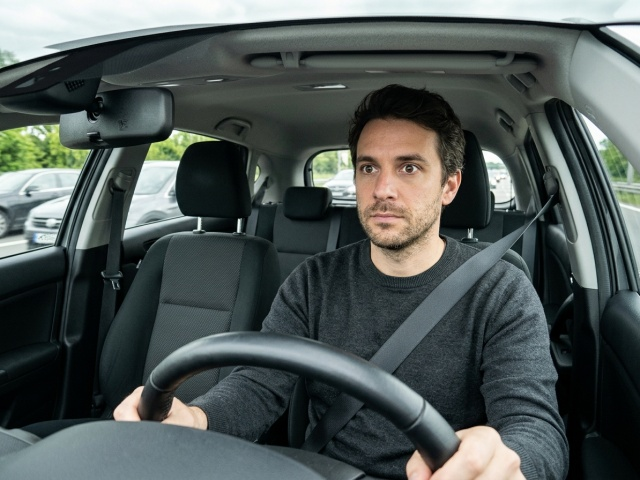
#> input picture data/sample_presets/driver_alert_1.jpg, 640 x 480 px
$ python create_real_videos.py
#> lines starting #> are read from the running program, lines starting #| are printed output that depends on the picture
import cv2
import numpy as np
import os
import sys

root_dir = os.path.abspath(os.path.join(os.path.dirname(__file__), ".."))
if root_dir not in sys.path:
    sys.path.insert(0, root_dir)

from src.detector import DriverDrowsinessDetector

preset_dir = os.path.join(root_dir, "data", "sample_presets")

def standardize_image(img, target_w=640, target_h=480):
    """Crops and resizes image to standard automotive 640x480 resolution."""
    h, w = img.shape[:2]
    # Crop to 4:3 aspect ratio around center
    target_aspect = target_w / target_h
    current_aspect = w / h

    if current_aspect > target_aspect:
        # Too wide, crop width
        new_w = int(h * target_aspect)
        start_x = (w - new_w) // 2
        img = img[:, start_x:start_x + new_w]
    else:
        # Too tall, crop height favoring top (face is usually upper center)
        new_h = int(w / target_aspect)
        start_y = max(0, (h - new_h) // 3)
        img = img[start_y:start_y + new_h, :]

    return cv2.resize(img, (target_w, target_h), interpolation=cv2.INTER_AREA)

# 1. Standardize and rewrite the 3 real images
alert_raw = cv2.imread(os.path.join(preset_dir, "driver_alert_1.jpg"))
#> alert_raw is the input picture: shape (480, 640, 3); mean B, G, R 86.6, 88.5, 80.1
yawn_raw = cv2.imread(os.path.join(preset_dir, "driver_yawn_1.jpg"))
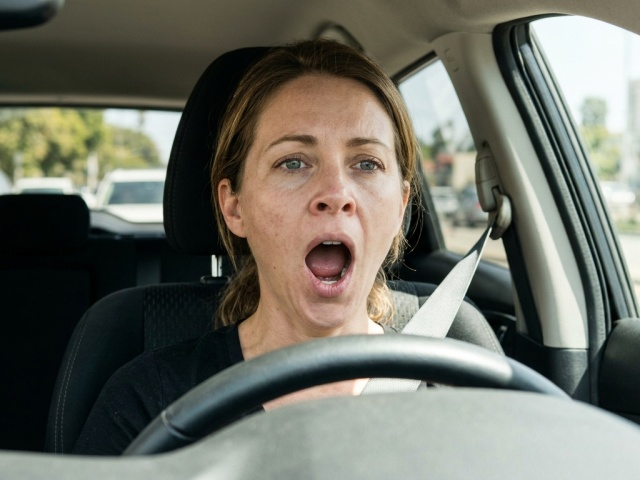
#> input picture data/sample_presets/driver_yawn_1.jpg, 640 x 480 px
#> yawn_raw is the input picture: shape (480, 640, 3); mean B, G, R 100.7, 110.8, 109.9
sleep_raw = cv2.imread(os.path.join(preset_dir, "driver_microsleep_1.jpg"))
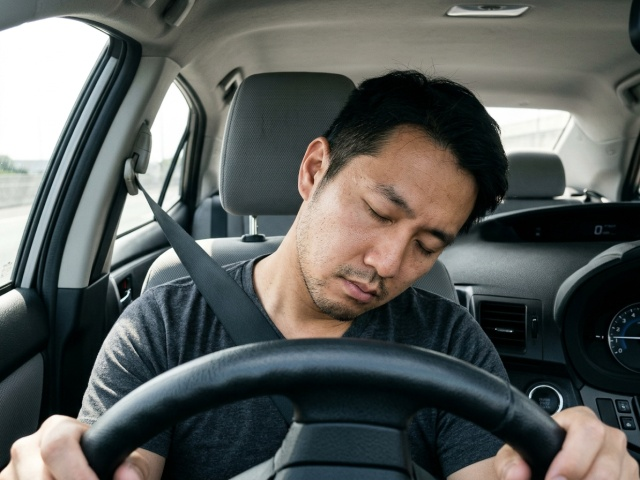
#> input picture data/sample_presets/driver_microsleep_1.jpg, 640 x 480 px
#> sleep_raw is the input picture: shape (480, 640, 3); mean B, G, R 90.4, 93.1, 89.8

alert_img = standardize_image(alert_raw)
yawn_img = standardize_image(yawn_raw)
sleep_img = standardize_image(sleep_raw)

cv2.imwrite(os.path.join(preset_dir, "driver_alert_1.jpg"), alert_img)
cv2.imwrite(os.path.join(preset_dir, "driver_yawn_1.jpg"), yawn_img)
cv2.imwrite(os.path.join(preset_dir, "driver_microsleep_1.jpg"), sleep_img)

print("Standardized real images to 640x480.")

# Helper to apply subtle road vibration / camera motion
def add_subtle_motion(img, dx=0, dy=0, brightness_factor=1.0):
    h, w = img.shape[:2]
    M = np.float32([[1, 0, dx], [0, 1, dy]])
    shifted = cv2.warpAffine(img, M, (w, h), borderMode=cv2.BORDER_REFLECT)
    if brightness_factor != 1.0:
        shifted = np.clip(shifted.astype(np.float32) * brightness_factor, 0, 255).astype(np.uint8)
    return shifted

# Helper to write video
fourcc = cv2.VideoWriter_fourcc(*'mp4v')

# 1. Generate driver_alert.mp4 (Real alert driver, 90 frames = 3.0s at 30 fps)
# Features natural subtle road vibration and two natural micro-blinks (2 frames each)
video_alert_path = os.path.join(preset_dir, "driver_alert.mp4")
out_alert = cv2.VideoWriter(video_alert_path, fourcc, 30.0, (640, 480))

for i in range(90):
    dx = int(np.sin(i * 0.4) * 1.5)
    dy = int(np.cos(i * 0.3) * 1.0)
    lum = 1.0 + 0.02 * np.sin(i * 0.1)

    # At frame 25-26 and frame 65-66, simulate brief 2-frame blink by blending with closed eyes
    if 25 <= i <= 26 or 65 <= i <= 66:
        frame = cv2.addWeighted(alert_img, 0.2, sleep_img, 0.8, 0)
    else:
        frame = alert_img

    frame = add_subtle_motion(frame, dx, dy, lum)
    out_alert.write(frame)
#> this loop made 90 passes
#> pass 1, in add_subtle_motion, `shifted = cv2.warpAffine(img, M, (w, h), borderMode=cv2.BORDER_REFLECT)`:
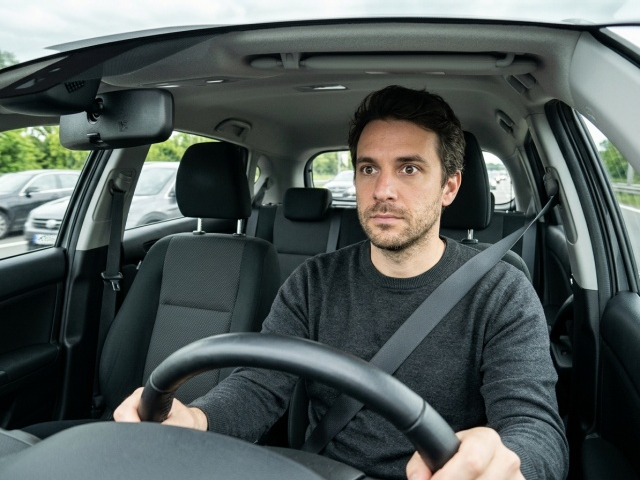
#> shifted: shape (480, 640, 3); mean B, G, R 86.9, 88.8, 80.3
#> pass 3, in add_subtle_motion (call 3), `shifted = cv2.warpAffine(img, M, (w, h), borderMode=cv2.BORDER_REFLECT)`:
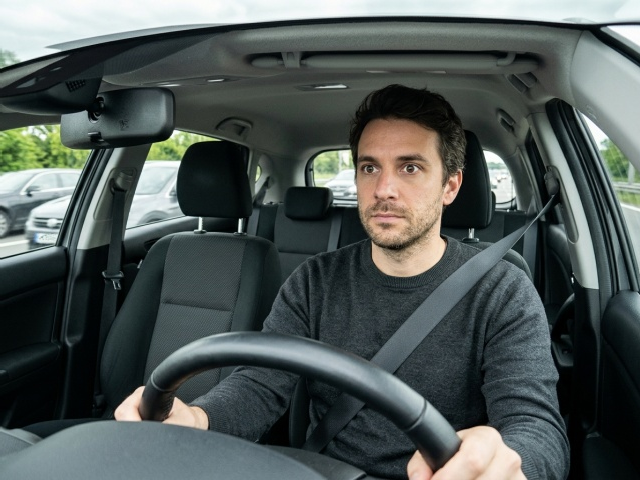
#> shifted: shape (480, 640, 3); mean B, G, R 86.6, 88.5, 80.1
#> after the loop:
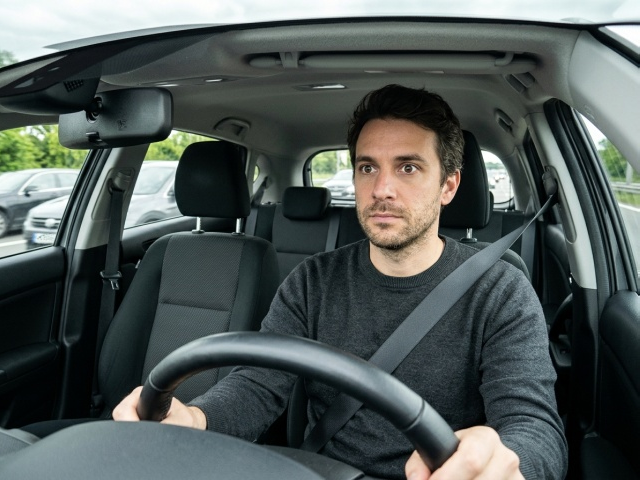
#> frame: shape (480, 640, 3); mean B, G, R 87.1, 89, 80.5

out_alert.release()
print(f"Generated {video_alert_path}")

# 2. Generate driver_yawn.mp4 (Real driver yawn, 90 frames = 3.0s at 30 fps)
# 0-25: alert, 25-35: transition to yawn, 35-70: sustained real yawn, 70-90: recovery
video_yawn_path = os.path.join(preset_dir, "driver_yawn.mp4")
out_yawn = cv2.VideoWriter(video_yawn_path, fourcc, 30.0, (640, 480))

for i in range(90):
    dx = int(np.sin(i * 0.3) * 1.5)
    dy = int(np.cos(i * 0.2) * 1.0)

    if i < 25:
        frame = alert_img
    elif 25 <= i < 35:
        alpha = (i - 25) / 10.0
        frame = cv2.addWeighted(alert_img, 1.0 - alpha, yawn_img, alpha, 0)
    elif 35 <= i < 70:
        frame = yawn_img
    elif 70 <= i < 80:
        alpha = (80 - i) / 10.0
        frame = cv2.addWeighted(alert_img, 1.0 - alpha, yawn_img, alpha, 0)
    else:
        frame = alert_img

    frame = add_subtle_motion(frame, dx, dy)
    out_yawn.write(frame)

out_yawn.release()
print(f"Generated {video_yawn_path}")

# 3. Generate driver_microsleep.mp4 (Real driver microsleep, 90 frames = 3.0s at 30 fps)
# 0-15: alert, 15-25: eyes close & head slumps down, 25-90: sustained closed eyes & slump (>2s) -> Critical Siren!
video_sleep_path = os.path.join(preset_dir, "driver_microsleep.mp4")
out_sleep = cv2.VideoWriter(video_sleep_path, fourcc, 30.0, (640, 480))

for i in range(90):
    if i < 15:
        dx = int(np.sin(i * 0.4) * 1.2)
        dy = int(np.cos(i * 0.3) * 1.0)
        frame = add_subtle_motion(alert_img, dx, dy)
    elif 15 <= i < 28:
        alpha = (i - 15) / 13.0
        blended = cv2.addWeighted(alert_img, 1.0 - alpha, sleep_img, alpha, 0)
        # Head nodding slump downwards
        slump_dy = int(alpha * 12)
        frame = add_subtle_motion(blended, 0, slump_dy)
    else:
        # Full microsleep: closed eyes and slumped head
        slump_dy = 12 + int(np.sin(i * 0.1) * 2)
        frame = add_subtle_motion(sleep_img, 0, slump_dy)

    out_sleep.write(frame)
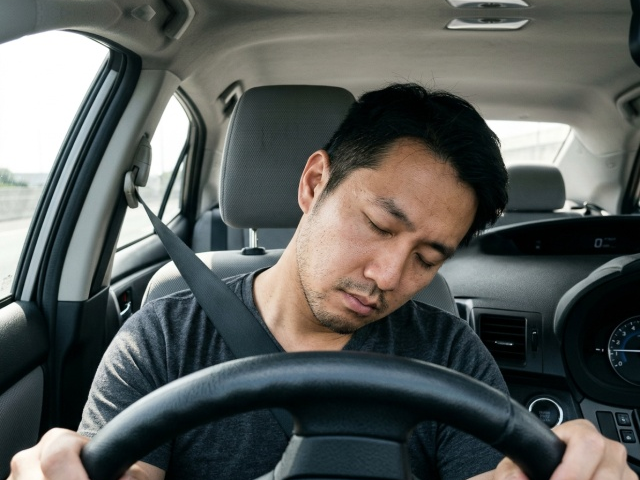
#> frame: shape (480, 640, 3); mean B, G, R 89.9, 92.7, 89.2

out_sleep.release()
print(f"Generated {video_sleep_path}")
